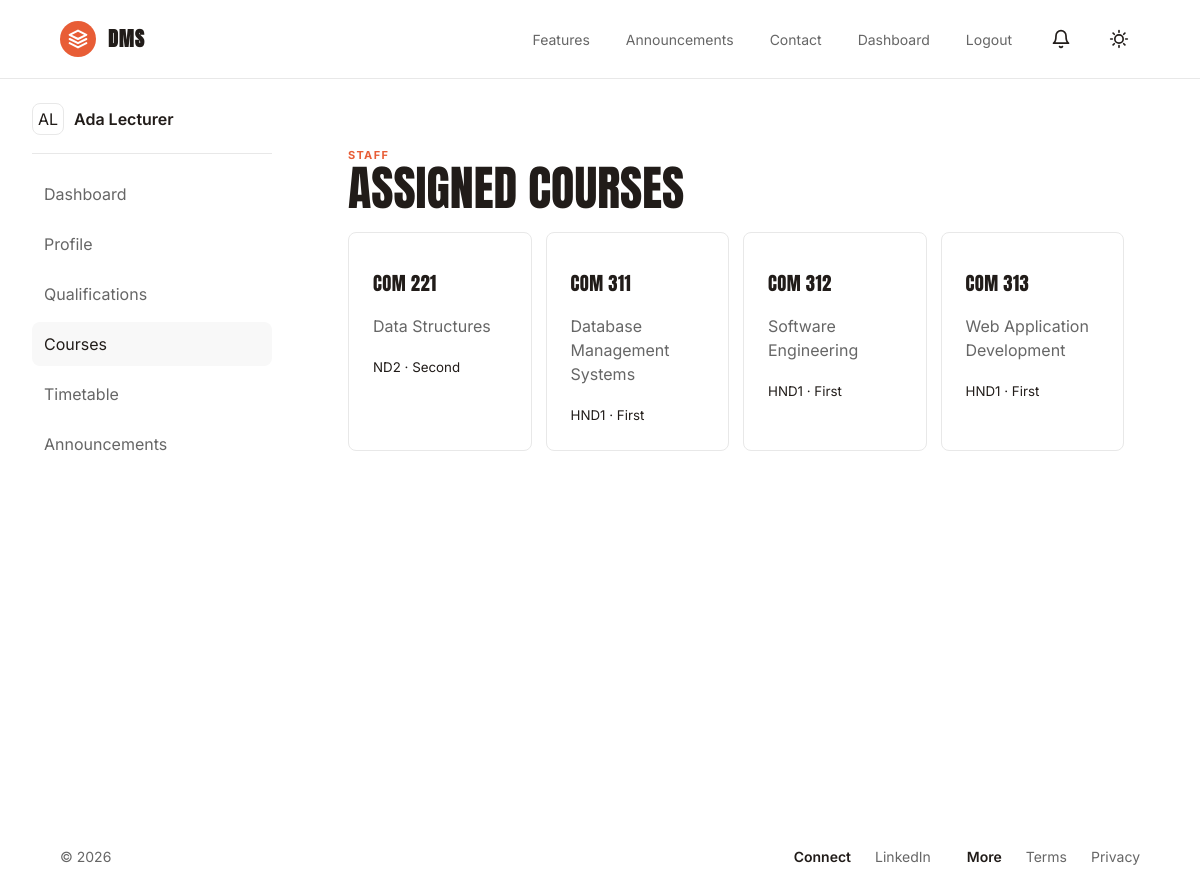
/staff/courses.php (signed in), run on the app's committed database.
### tables this page shows
CREATE TABLE courses (
    id INT AUTO_INCREMENT PRIMARY KEY,
    code VARCHAR(30) NOT NULL UNIQUE,
    title VARCHAR(180) NOT NULL,
    credit_units TINYINT NOT NULL DEFAULT 3,
    level VARCHAR(20) NOT NULL,
    semester VARCHAR(30) NOT NULL,
    status ENUM('active','inactive') DEFAULT 'active',
    created_at TIMESTAMP DEFAULT CURRENT_TIMESTAMP
);

### helpers/functions.php (called while the page is built, shortened)
<?php
function e(?string $value): string
{
    return htmlspecialchars((string) $value, ENT_QUOTES, 'UTF-8');
}

### staff/courses.php (the view, shortened to what this page needs)
<?php
require_once __DIR__ . '/../middleware/auth.php';
$courses = $pdo->query('SELECT * FROM courses ORDER BY code')->fetchAll();
include __DIR__ . '/../components/header.php';
?>
<div class="app-layout"><?php include __DIR__ . '/../components/sidebar.php'; ?><section class="workspace"><div class="workspace-heading"><div><p class="eyebrow">Staff</p><h1>Assigned courses</h1></div></div><section class="feature-grid"><?php foreach ($courses as $course): ?><article><h3><?= e($course['code']) ?></h3><p><?= e($course['title']) ?></p><small><?= e($course['level']) ?> · <?= e($course['semester']) ?></small></article><?php endforeach; ?></section></section></div><?php include __DIR__ . '/../components/footer.php'; ?>

### assets/css/app.css (style rules this page uses)
:root { --bg: #ffffff; --panel: #ffffff; --text: #211c19; --muted: #666666; --soft: #f8f8f8; --line: #e8e8e8; --ink: #211c19; --accent: #E85D36; --warning: #a16207; --danger: #b91c1c; --radius: 8px; --pill-radius: 9999px; }
* { box-sizing: border-box; }
html { color-scheme: light; }
body { margin: 0; background: var(--bg); color: var(--text); font-family: 'Inter', -apple-system, BlinkMacSystemFont, "Segoe UI", Roboto, Arial, sans-serif; font-weight: 400; line-height: 1.5; letter-spacing: 0; }
h1, h2, h3, h4, h5, h6 { font-family: 'Anton', sans-serif; font-weight: 400; text-transform: uppercase; letter-spacing: 0.02em; }
.home-hero h1, .page-heading h1, .workspace-heading h1 { margin: 0; font-size: clamp(44px, 6vw, 76px); line-height: 1.02; letter-spacing: 0; max-width: 820px; }
.eyebrow { margin: 0; color: var(--accent); text-transform: uppercase; font-size: 11px; font-weight: 700; letter-spacing: .12em; }
.panel, .auth-card, .feature-grid article, .contact-grid article { background: var(--panel); border: 1px solid var(--line); border-radius: var(--radius); }
.feature-grid, .contact-grid, .stats-grid, .dashboard-grid { display: grid; grid-template-columns: repeat(4, minmax(0, 1fr)); gap: 14px; }
.feature-grid article, .contact-grid article, .stats-grid article { padding: 24px; }
.feature-grid h3, .contact-grid h3 { margin: 12px 0 10px; }
.feature-grid p, .contact-grid p { color: var(--muted); }
.app-layout { display: grid; grid-template-columns: 240px minmax(0, 1fr); min-height: calc(100vh - 73px); gap: 32px; padding: 24px 32px; }
.workspace { padding: clamp(24px, 4vw, 44px); min-width: 0; }
.workspace-heading { display: flex; justify-content: space-between; align-items: center; margin-bottom: 20px; }
.workspace-heading h1 { font-size: clamp(30px, 4vw, 52px); }

### data on the page
courses: code "COM 221", title "Data Structures", level "ND2", semester "Second"
courses: code "COM 311", title "Database Management Systems", level "HND1", semester "First"
courses: code "COM 312", title "Software Engineering", level "HND1", semester "First"
courses: code "COM 313", title "Web Application Development", level "HND1", semester "First"

### other printed values
initials($profileName) "AL"
$profileName "Ada Lecturer"
$label "Dashboard"
$label "Profile"
$label "Qualifications"
$label "Courses"
$label "Timetable"
$label "Announcements"
